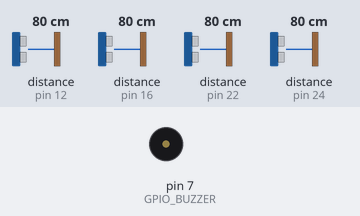
The program below on a simulated Raspberry Pi (header pin numbers). Shown: buzzer (waves = sounding, pin HIGH). Inputs (shaded band) come from the test bench; at power-on: distance to the obstacle (sensors on pin 12, pin 16, pin 22, pin 24) 80 cm. The echo pulse lasts 58.3 µs per cm; the interpreter's speed is modelled, so counts of loop turns are approximate; the clock reads 2024-03-15 10:24:30 at power-on unless the program sets it; pins used as bus, display or sensor lines are not drawn; what the program prints to the terminal is not drawn.

Above: at 0.93 s.
1.3 s: distance to the obstacle (sensor on pin 12) set to 2 cm
Timing chart, 0 to 10.3 s (numbered marks = the images above; inputs shaded):
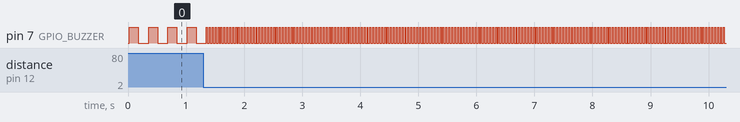

The program:

DistanceTest.py
```python
#Libraries
import RPi.GPIO as GPIO
import time

#GPIO Mode (BOARD / BCM)
GPIO.setmode(GPIO.BOARD)

#Disable GPIO warnings
GPIO.setwarnings(False)

#set GPIO Pins
GPIO_TRIGGER1 = 11
GPIO_ECHO1 = 12
GPIO_TRIGGER2 = 15
GPIO_ECHO2 = 16
GPIO_TRIGGER3 = 21
GPIO_ECHO3 = 22
GPIO_TRIGGER4 = 23
GPIO_ECHO4 = 24

GPIO_BUZZER = 7

#set GPIO direction (IN / OUT)
GPIO.setup(GPIO_TRIGGER1, GPIO.OUT)
GPIO.setup(GPIO_ECHO1, GPIO.IN)
GPIO.setup(GPIO_TRIGGER2, GPIO.OUT)
GPIO.setup(GPIO_ECHO2, GPIO.IN)
GPIO.setup(GPIO_TRIGGER3, GPIO.OUT)
GPIO.setup(GPIO_ECHO3, GPIO.IN)
GPIO.setup(GPIO_TRIGGER4, GPIO.OUT)
GPIO.setup(GPIO_ECHO4, GPIO.IN)
GPIO.setup(GPIO_BUZZER, GPIO.OUT)

GPIO.output(GPIO_BUZZER, GPIO.LOW)


distance1 = 0
distance2 = 0
distance3 = 0
distance4 = 0

def distance(TRIGGER, ECHO):
    # set Trigger to HIGH
    GPIO.output(TRIGGER, True)

    # set Trigger after 0.01ms to LOW
    time.sleep(0.00001)
    GPIO.output(TRIGGER, False)

    StartTime = time.time()
    StopTime = time.time()

    times = 0
    # save StartTime
    while GPIO.input(ECHO) == 0 and times < 250:
        StartTime = time.time()
        times = times + 1

    # save time of arrival
    while GPIO.input(ECHO) == 1:
        StopTime = time.time()

    # time difference between start and arrival
    TimeElapsed = StopTime - StartTime

    return TimeElapsed


def sendDistanceSignal():
    delay1 = distance(GPIO_TRIGGER1, GPIO_ECHO1)
    delay2 = distance(GPIO_TRIGGER2, GPIO_ECHO2)
    delay3 = distance(GPIO_TRIGGER3, GPIO_ECHO3)
    delay4 = distance(GPIO_TRIGGER4, GPIO_ECHO4)

    distance1 = delay1 * 100
    distance2 = delay2 * 100
    distance3 = delay3 * 100
    distance4 = delay4 * 100

    print("m1:%f" % distance1)
    print("m2:%f" % distance2)
    print("m3:%f" % distance3)
    print("m4:%f" % distance4)


    lowest = distance1
    if(lowest > distance2):
         lowest = distance2

    if(lowest > distance3):
         lowest = distance3

    if(lowest > distance4):
         lowest = distance4
    print("Lowest: %f" % lowest)
    return lowest


def buzzerOn():
    GPIO.output(GPIO_BUZZER, GPIO.HIGH)
    return

def buzzerOff():
    GPIO.output(GPIO_BUZZER, GPIO.LOW)
    return

if __name__ == '__main__':
    try:
        while True:
            dist = sendDistanceSignal()

            #dist = distance()
            #if dist > 1:
            #    dist = 1
            #print ("Measured Distance = %f ms" % dist)
            if dist < 0.05 :
                dist = 0.05

            if dist <= 0.5:

                #buzzer on
                buzzerOn()
                time.sleep(dist/3)


                #buzzer
                buzzerOff()
                time.sleep(dist/3)

        # Reset by pressing CTRL + C
    except KeyboardInterrupt:
        print("Measurement stopped by User")
        GPIO.output(GPIO_BUZZER, GPIO.HIGH)
        GPIO.cleanup()
```

Measured:
- after the input at 1.3 s, pin 7 (GPIO_BUZZER): alternates HIGH for 0.02 s and LOW for 0.03 s, starting after 0.07 s
- by itself, pin 7 (GPIO_BUZZER): alternates HIGH for 0.16 s and LOW for 0.18 s
